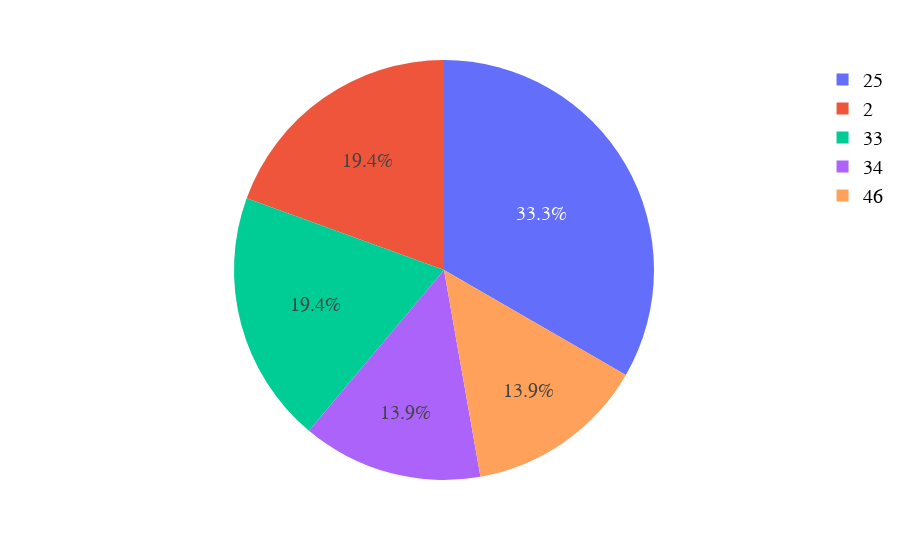

The cell this chart's notebook holds for it:
### Code cell
fig = px.pie(names=ids,values=cantidades)

fig.update_layout(
    paper_bgcolor = "rgba(0,0,0,0)",
    plot_bgcolor = "rgba(0,0,0,0)",
    font_color = 'black',
    font_family = 'verdana',
    font_size = 20,
    )

### Figure 1 — Plotly figure (JSON) as saved in the notebook; plotly's stock layout.template omitted (floating-point values rounded to 4 significant figures)
{"data": [{"domain": {"x": [0, 1], "y": [0, 1]}, "hovertemplate": "label=%{label}<br>value=%{value}<extra></extra>", "labels": [25, 2, 33, 34, 46], "legendgroup": "", "name": "", "showlegend": true, "type": "pie", "values": [12, 7, 7, 5, 5]}], "layout": {"font": {"color": "black", "family": "verdana", "size": 20}, "legend": {"tracegroupgap": 0}, "margin": {"t": 60}, "paper_bgcolor": "rgba(0,0,0,0)", "plot_bgcolor": "rgba(0,0,0,0)"}}
